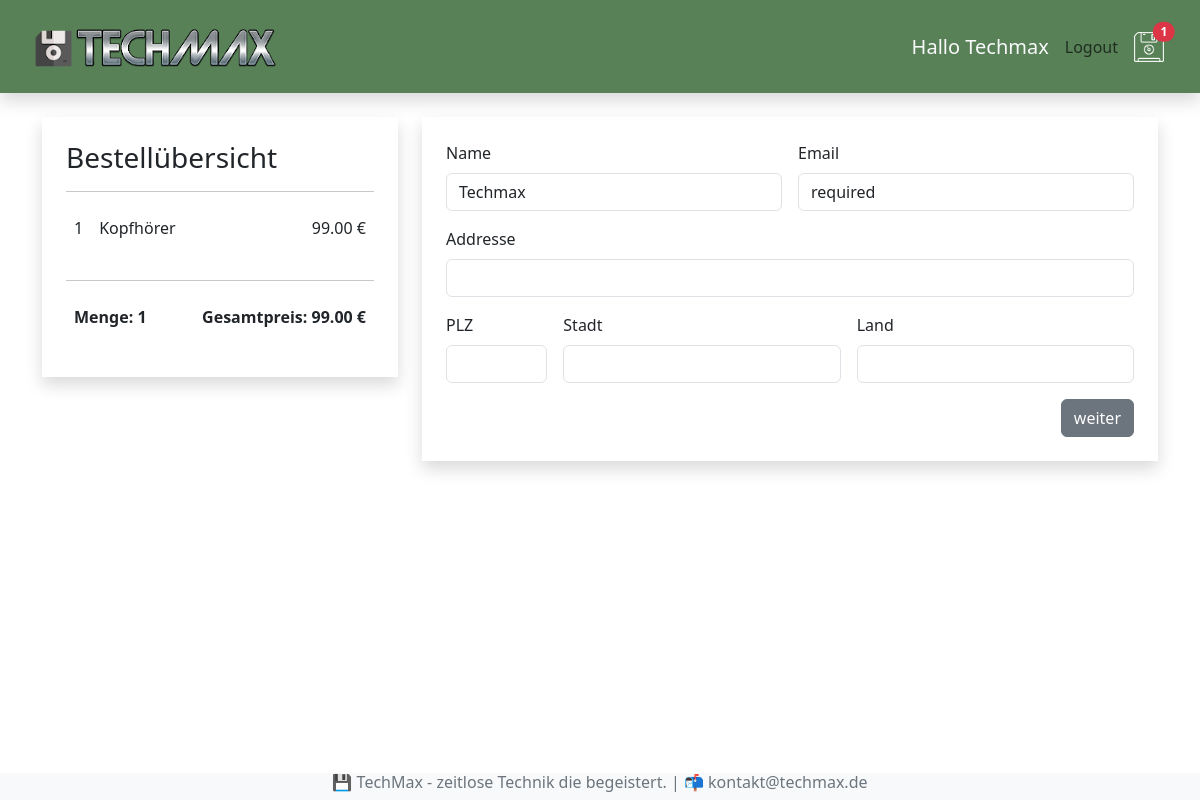
The page /kasse/ (signed in) on the database its author committed.
### shop/models.py (models this page shows, shortened)
class BestellteArtikel(models.Model):
    artikel = models.ForeignKey(Artikel, on_delete=models.SET_NULL, null=True, blank=True)
    bestellung = models.ForeignKey(Bestellung, on_delete=models.SET_NULL, null=True, blank=True)
    menge = models.IntegerField(default=0, null=True, blank=True)
    datum = models.DateTimeField(auto_now_add=True)
    @property
    def get_summe(self):
        summe = self.artikel.preis * self.menge
        return summe

class Artikel(models.Model):
    name = models.CharField(max_length=200, null=True)
    beschreibung = models.TextField(null = True, blank=True)
    preis = models.DecimalField(max_digits=6, decimal_places=2)
    bild = models.ImageField(null=True, blank=True)

class Bestellung(models.Model):
    kunde = models.ForeignKey(Kunde, on_delete=models.SET_NULL, null=True, blank=True)
    bestelldatum = models.DateTimeField(auto_now_add=True)
    erledigt = models.BooleanField(default=False, null=True, blank=True)
    auftrags_id = models.CharField(max_length=200, null=True)
    @property
    def get_gesamtpreis(self):
        bestellteartikels = self.bestellteartikel_set.all()
        gesamtpreis = sum(artikel.get_summe for artikel in bestellteartikels)
        return gesamtpreis
    @property
    def get_gesamtmenge(self):
        bestellteartikels = self.bestellteartikel_set.all()
        gesamtmenge = sum(artikel.menge for artikel in bestellteartikels)
        return gesamtmenge

### shop/views.py (the view)
# urls.py: path('kasse/', views.kasse, name="kasse"),
def kasse(request):
    if request.user.is_authenticated:
        kunde = request.user.kunde
        bestellung, created = Bestellung.objects.get_or_create(kunde=kunde, erledigt=False)
        artikels = bestellung.bestellteartikel_set.all()
    else:
        cookieDaten = gastCookie(request)
        artikels = cookieDaten['artikels']
        bestellung = cookieDaten['bestellung']
    ctx = {"artikels":artikels, "bestellung": bestellung}
    return render(request, 'shop/kasse.html', ctx)

### shop/context_processors.py (called while the page is built, shortened)
def warenkorb_anzahl(request):
    if request.user.is_authenticated:
        kunde = request.user.kunde
        bestellung, created = Bestellung.objects.get_or_create(kunde=kunde, erledigt=False)
        if bestellung:
            menge = bestellung.get_gesamtmenge
        else:
            menge = 0
    return {'menge': menge}

### shop/templates/shop/kasse.html (shortened to what this page needs)
{% extends 'shop/index.html' %}
{% block content %}
<div class="row mt-4">
    <div class="col-4">
        <div class="shadow p-4">
            <h3>Bestellübersicht</h3>
            <hr>
            {% for artikel in artikels %}
            <div class="d-flex">
                <p class="p-2">{{artikel.menge}}</p>
                <p class="me-auto p-2">{{artikel.artikel.name}}</p>
                <p class="p-2">{{artikel.get_summe|floatformat:2}} €</p>
            </div>
            {% endfor %}
            <hr>
            <div class="d-flex">
                <p class="me-auto fw-bold p-2">Menge: {{bestellung.get_gesamtmenge}}</p>
                <p class="fw-bold p-2">Gesamtpreis: {{bestellung.get_gesamtpreis|floatformat:2}} €</p>
              </div>
        </div>
    </div>
    <div class="col-8">
        <div class="shadow p-4">
            <form id="formular" class="row g-3">
                  <div class="col-md-6">
                  <label for="inputName" class="form-label">Name</label>
                  {% if request.user.is_authenticated %}
                  <input type="text" class="form-control" id="inputName" value={{request.user|title}} required>
                  {% else %}
                  <input type="text" class="form-control" id="inputName" required>
                  {% endif %}
                </div>
                <div class="col-md-6">
                    <label for="inputEmail" class="form-label">Email</label>
                    {% if request.user.is_authenticated %}
                    <input type="email" class="form-control" id="inputEmail" value={{request.user.email}} required>
                    {% else %}
                    <input type="email" class="form-control" id="inputEmail" required>
                    {% endif %}
                </div>
                <div class="col-12">
                  <label for="inputAddress" class="form-label">Addresse</label>
                  <input type="text" class="form-control" id="inputAdresse" required>
                </div>
                <div class="col-md-2">
                    <label for="inputPlz" class="form-label">PLZ</label>
                    <input type="text" class="form-control" id="inputPlz" required>
                  </div>
                <div class="col-md-5">
                  <label for="inputStadt" class="form-label">Stadt</label>
                  <input type="text" class="form-control" id="inputStadt" required>
                </div>
                <div class="col-md-5">
                    <label for="inputland" class="form-label">Land</label>
                    <input type="text" class="form-control" id="inputLand" required>
                  </div>
                <div class="col-12 d-flex justify-content-end">
                  <button type="submit" id="formular-button" class="btn btn-secondary">weiter</button>
                </div>
              </form>
         </div>
    </div>
</div>
{% endblock content %}

### shop/templates/shop/menu.html
{% load static %}
<nav class="navbar shadow sticky-top p-3 mb-4" style="background-color: #588157;">
    <div class="container-fluid">
      <a class="navbar-brand link-light" href="{% url 'shop' %}"><img src="{% static 'bilder/logo.png' %}" alt=""></a>
        <div class="navbar-nav">
            <div class="d-flex align-items-center">
          {% if request.user.is_authenticated %}
          <h5 class="text-light m-2">Hallo {{request.user|title}}</h5>
          <a class="nav-link btn btn-light p-2" href="{% url 'logout' %}">Logout</a>
          {% else %}
          <a class="nav-link btn btn-light p-2" href="{% url 'login' %}">Login</a>
          {% endif %}
          <a class="nav-link link-light p-2" href="{% url 'warenkorb' %}"><img src="{% static 'bilder/floppy.png' %}" alt="">
            {% if menge >= 1 %}
            <span class="badge rounded-pill bg-danger position-absolute top-25 start-25 translate-middle">{{menge}}</span>
            {% endif%}
          </a>
            </div>
        </div>
    </div>
  </nav>

### rows shown on the page
BestellteArtikel: menge "1", artikel.name "Kopfhörer", get_summe "99.00"
Bestellung: get_gesamtmenge "1", get_gesamtpreis "99.00"

### other values the page prints
{{ request.user|title }} "Techmax"
{{ menge }} "1"
